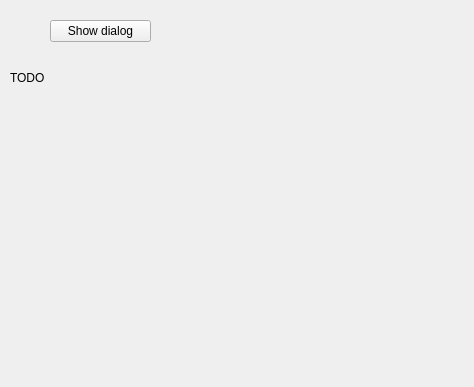
<?xml version="1.0" encoding="UTF-8"?>
<ui version="4.0">
    <class>DialogSettingsForm</class>
    <widget class="QWidget" name="DialogSettingsForm">
        <property name="geometry">
            <rect>
                <x>0</x>
                <y>0</y>
                <width>474</width>
                <height>387</height>
            </rect>
        </property>
        <property name="windowTitle">
            <string>Form</string>
        </property>
        <widget class="QLabel" name="label">
            <property name="geometry">
                <rect>
                    <x>10</x>
                    <y>70</y>
                    <width>171</width>
                    <height>16</height>
                </rect>
            </property>
            <property name="text">
                <string>TODO</string>
            </property>
        </widget>
        <widget class="QPushButton" name="showDialogButton">
            <property name="geometry">
                <rect>
                    <x>50</x>
                    <y>20</y>
                    <width>101</width>
                    <height>22</height>
                </rect>
            </property>
            <property name="text">
                <string>Show dialog</string>
            </property>
        </widget>
    </widget>
    <resources/>
    <connections/>
</ui>
